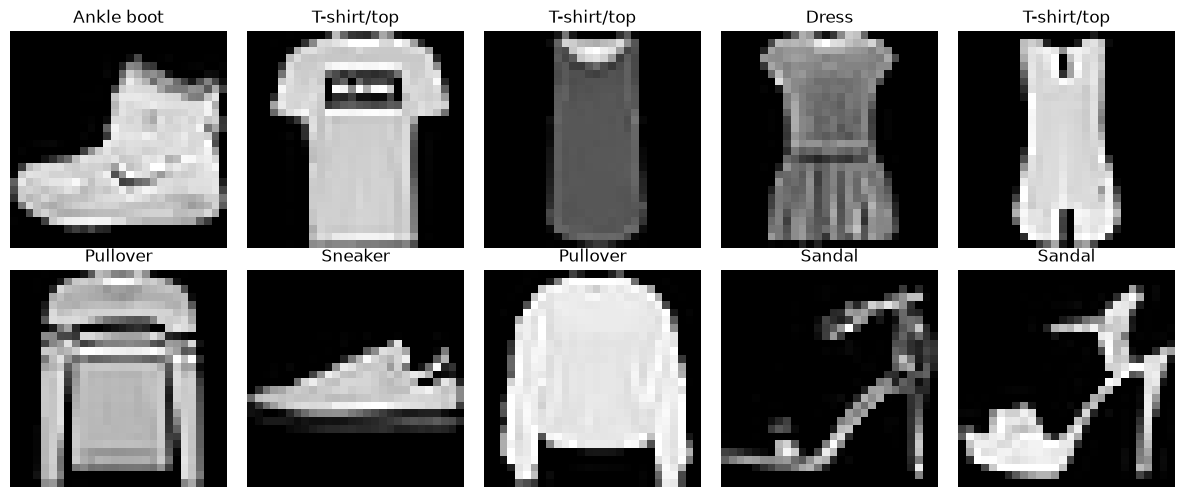
#> input picture lab6/.presentation_assets/nb_samples.png, 1185 x 497 px
$ python make_presentation.py
#> lines starting #> are read from the running program, lines starting #| are printed output that depends on the picture; after the words box and inside, x2 and y2 are one past the last pixel; in counts of white or black regions, pixels touching at a corner belong together
### presentation_kit/figures.py
"""Отрисовка иллюстраций в том же стиле, что и слайды.

Главное соглашение: размер фигуры в дюймах равен размеру её места на слайде,
dpi фиксировано. Тогда кегль подписей внутри графика совпадает с кеглем текста
на слайде, а скругление углов получается одинаковым у всех картинок.
"""
import cv2
import matplotlib
import numpy as np

matplotlib.use("Agg")
import matplotlib.pyplot as plt  # noqa: E402

from . import tokens as T  # noqa: E402

DPI = 200


def use_style():
    plt.rcParams.update({
        "font.family": T.FONT,
        "font.size": 10,
        "text.color": "#" + T.INK,
        "axes.facecolor": "#" + T.CARD,
        "figure.facecolor": "#" + T.CARD,
        "axes.edgecolor": "#" + T.OUTLINE,
        "axes.labelcolor": "#" + T.MUTED,
        "axes.labelsize": 9.5,
        "axes.titlesize": 11,
        "axes.titlecolor": "#" + T.INK,
        "axes.titleweight": "bold",
        "axes.titlepad": 8,
        "axes.grid": True,
        "axes.axisbelow": True,
        "grid.color": "#" + T.OUTLINE,
        "grid.linewidth": 0.7,
        "grid.alpha": 0.9,
        "xtick.color": "#" + T.MUTED,
        "ytick.color": "#" + T.MUTED,
        "xtick.labelsize": 9,
        "ytick.labelsize": 9,
        "xtick.major.size": 0,
        "ytick.major.size": 0,
        "legend.frameon": False,
        "legend.fontsize": 9.5,
        "lines.linewidth": 2.0,
        "savefig.facecolor": "#" + T.CARD,
    })


use_style()


def despine(ax, keep=("bottom", "left")):
    for side, spine in ax.spines.items():
        spine.set_visible(side in keep)
        spine.set_linewidth(0.8)


def _rounded_alpha(height, width, radius, ss=4):
    mask = np.zeros((height * ss, width * ss), np.uint8)
    r = max(int(radius * ss), 1)
    h, w = mask.shape
    cv2.rectangle(mask, (r, 0), (w - r, h), 255, -1)
    cv2.rectangle(mask, (0, r), (w, h - r), 255, -1)
    for centre in ((r, r), (w - r, r), (r, h - r), (w - r, h - r)):
        cv2.circle(mask, centre, r, 255, -1)
    return cv2.resize(mask, (width, height), interpolation=cv2.INTER_AREA)


def finish(fig, path, radius_in=T.RADIUS):
    """Сохраняет фигуру в PNG со скруглёнными прозрачными углами."""
    fig.canvas.draw()
    buffer = np.asarray(fig.canvas.buffer_rgba()).copy()
    height, width = buffer.shape[:2]
    alpha = _rounded_alpha(height, width, radius_in * DPI)
    buffer[:, :, 3] = (buffer[:, :, 3].astype(np.float32) * alpha / 255.0).astype(np.uint8)
    cv2.imwrite(str(path), cv2.cvtColor(buffer, cv2.COLOR_RGBA2BGRA))
    plt.close(fig)
    return path


def figure(width, height):
    """Фигура ровно того размера, которое она займёт на слайде."""
    return plt.figure(figsize=(width, height), dpi=DPI)


def axes(fig, rect, keep=("bottom", "left")):
    """Ось внутри фигуры: rect задаётся в долях фигуры."""
    ax = fig.add_axes(rect)
    despine(ax, keep)
    return ax


def chart(path, width, height, draw, pad=(0.62, 0.42, 0.30, 0.34)):
    """Одна ось с сеткой. pad — отступы слева/снизу/сверху/справа в дюймах."""
    fig = figure(width, height)
    left, bottom, top, right = pad
    ax = fig.add_axes([left / width, bottom / height,
                       1 - (left + right) / width, 1 - (bottom + top) / height])
    despine(ax)
    draw(ax)
    return finish(fig, path)


def panels_height(width, count, aspect, pad_top=0.30, wspace=0.05):
    """Высота ряда из count картинок, при которой они займут его целиком."""
    cell_in = (width * 0.94 - wspace * (count - 1)) / count
    return (pad_top + cell_in * aspect) / 0.94


def panels(path, items, width, height=None, cmap="gray", pad_top=0.30, wspace=0.05):
    """Ряд изображений с короткими подписями сверху."""
    count = len(items)
    if height is None:
        aspect = items[0][0].shape[0] / items[0][0].shape[1]
        height = panels_height(width, count, aspect, pad_top, wspace)
    fig = figure(width, height)
    gap = wspace / width
    cell = (1 - 0.03 * 2 - gap * (count - 1)) / count
    label_h = pad_top / height
    for index, (image, title) in enumerate(items):
        left = 0.03 + index * (cell + gap)
        ax = fig.add_axes([left, 0.035, cell, 1 - label_h - 0.06])
        ax.imshow(image, cmap=None if image.ndim == 3 else cmap,
                  vmin=None if image.ndim == 3 else 0,
                  vmax=None if image.ndim == 3 else 255)
        ax.set_axis_off()
        if title:
            fig.text(left + cell / 2, 1 - label_h * 0.72, title, ha="center", va="center",
                     fontsize=10, color="#" + T.MUTED)
    return finish(fig, path)


# [9 lines left out: function image_card, not called in this run]


def rounded_png(path, image_rgb, placement_w=None, radius_px=None):
    """Скругляет обычную картинку; radius подбирается под ширину места на слайде."""
    height, width = image_rgb.shape[:2]
    if radius_px is None:
        radius_px = int(T.RADIUS * width / placement_w) if placement_w else int(width * 0.02)
    alpha = _rounded_alpha(height, width, radius_px)
    rgba = np.dstack([cv2.cvtColor(image_rgb, cv2.COLOR_RGB2BGR), alpha])
    cv2.imwrite(str(path), rgba)
    return path


# [5 lines left out: function bar_labels, not called in this run]

### presentation_kit/deck.py
"""Конструктор слайдов в минималистичном Material-стиле поверх python-pptx."""
from pathlib import Path

from lxml import etree
from PIL import Image
from pptx import Presentation
from pptx.dml.color import RGBColor
from pptx.enum.shapes import MSO_SHAPE
from pptx.enum.text import MSO_ANCHOR, PP_ALIGN
from pptx.oxml.ns import qn
from pptx.util import Emu, Inches, Pt

from . import measure as M
from . import tokens as T

_A = "http://schemas.openxmlformats.org/drawingml/2006/main"


def rgb(value):
    return RGBColor.from_string(value)


# [27 lines left out: functions _soft_shadow, _no_shadow, _drop_theme_style, not called in this run]


def _warn(kind, needed, given):
    if needed > given + 1e-6:
        print(f"  ! {kind}: нужно {needed:.2f}\" при {given:.2f}\"")


def _letter_spacing(run, points):
    run.font._rPr.set("spc", str(int(points * 100)))


class Deck:
    """Презентация с общим оформлением: шапка, подвал, карточки, метрики."""

    def __init__(self, footer_left):
        self.prs = Presentation()
        self.prs.slide_width = Inches(T.SLIDE_W)
        self.prs.slide_height = Inches(T.SLIDE_H)
        self.footer_left = footer_left
        self._audit = []     # что и где стоит — для проверки вылетов за поля
        self._in_footer = False

    def _register(self, x, y, w, h, what):
        if not self._in_footer:
            self._audit.append((len(self.prs.slides._sldIdLst), x, y, w, h, what))

    # --- низкоуровневые примитивы -------------------------------------------

    # [231 lines left out: functions _blank, text, rect, picture, fit_picture, _footer and 8 more, not called in this run]

    def caption(self, slide, content, x, y, w, size=T.CAPTION):
        self.text(slide, content, x, y, w, 0.3, size=size, color=T.MUTED, space_after=0)

    # [101 lines left out: functions qa, columns, checklist, table, report, save, not called in this run]

### lab6/make_presentation.py
"""Презентация-отчёт по лабораторной работе 6 (вариант 9).

Обучение здесь не повторяется: числа и матрицы ошибок взяты из фактического
запуска ноутбука, а иллюстрации перерисованы в оформлении презентации.
"""
import sys
from pathlib import Path

import cv2
import numpy as np

sys.path.insert(0, str(Path(__file__).resolve().parent.parent))

from presentation_kit import figures as F  # noqa: E402
from presentation_kit import tokens as T  # noqa: E402
from presentation_kit.deck import Deck  # noqa: E402

ROOT = Path(__file__).resolve().parent
ASSETS = ROOT / ".presentation_assets"
ASSETS.mkdir(exist_ok=True)
OUTPUT = ROOT / "Лабораторная_6_вариант_9.pptx"
SAMPLES_PNG = ASSETS / "nb_samples.png"

CLASSES = ["T-shirt/top", "Trouser", "Pullover", "Dress", "Coat",
           "Sandal", "Shirt", "Sneaker", "Bag", "Ankle boot"]

TRAIN_SIZE, TEST_SIZE, EPOCHS, BATCH = 10000, 2000, 15, 128

# --- фактические результаты запуска ноутбука -------------------------------
MODELS = [
    ("Linear SVM", 0.8190, 4.75),
    ("Базовая CNN", 0.8965, 30.53),
    ("CNN + L2", 0.8995, 30.68),
    ("CNN + Dropout", 0.9010, 30.76),
]

CURVES = {                      # test accuracy по эпохам
    "Базовая CNN": [0.7140, 0.8255, 0.8380, 0.8450, 0.8640, 0.8605, 0.8885,
                    0.8795, 0.8895, 0.8945, 0.8865, 0.8840, 0.8935, 0.8855, 0.8965],
    "CNN + L2": [0.7995, 0.7855, 0.8370, 0.8625, 0.8465, 0.8830, 0.8810,
                 0.8875, 0.8840, 0.8810, 0.8815, 0.8895, 0.8695, 0.9010, 0.8995],
    "CNN + Dropout": [0.7625, 0.7995, 0.8380, 0.8400, 0.8520, 0.8555, 0.8775,
                      0.8710, 0.8835, 0.8760, 0.8925, 0.8770, 0.8885, 0.8940, 0.9010],
}

# precision, recall, f1, support по классам для Linear SVM
SVM_REPORT = [
    (0.80, 0.75, 0.77, 200), (0.94, 0.95, 0.94, 203), (0.72, 0.74, 0.73, 214),
    (0.79, 0.77, 0.78, 190), (0.73, 0.73, 0.73, 219), (0.93, 0.91, 0.92, 195),
    (0.58, 0.59, 0.58, 197), (0.88, 0.91, 0.89, 200), (0.90, 0.91, 0.91, 194),
    (0.95, 0.95, 0.95, 188),
]

# --- примеры изображений из фигуры ноутбука --------------------------------
def sample_tiles():
    """Вырезает десять образцов из иллюстрации, сохранённой в ноутбуке."""
    figure = cv2.imread(str(SAMPLES_PNG), cv2.IMREAD_GRAYSCALE)
#> figure is the input picture: shape (497, 1185); min 0, max 255, mean 110.2
    labels = [["Ankle boot", "T-shirt/top", "T-shirt/top", "Dress", "T-shirt/top"],
              ["Pullover", "Sneaker", "Pullover", "Sandal", "Sandal"]]
    tiles = []
    for row, top in enumerate((31, 270)):
        for column, left in enumerate((10, 247, 484, 721, 958)):
            tile = figure[top:top + 217, left:left + 217]
            tiles.append((tile, labels[row][column]))
#> after the loop, tiles = 10 items
    return tiles


tiles = sample_tiles()
#> tiles = 10 items
grid = np.vstack([np.hstack([tile for tile, _ in tiles[:5]]),
                  np.hstack([tile for tile, _ in tiles[5:]])])
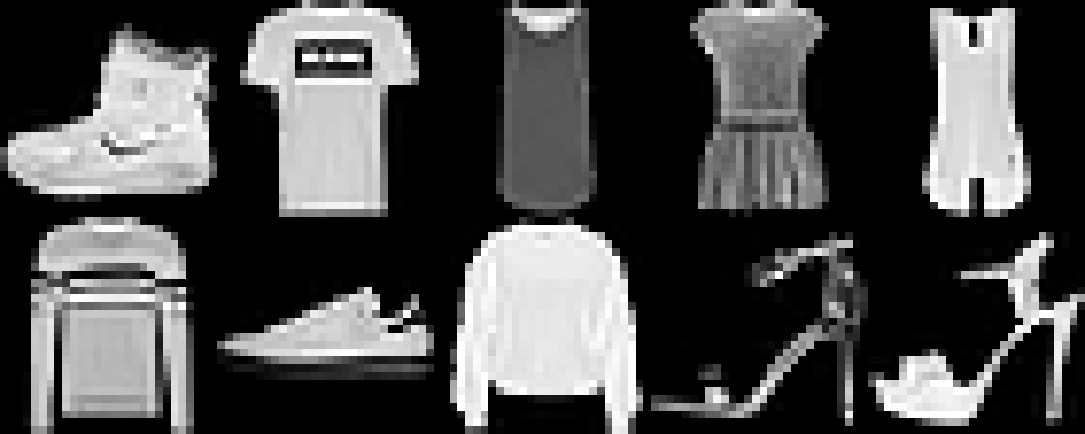
#> grid: shape (434, 1085); min 0, max 255, mean 75.1

# --- иллюстрации -----------------------------------------------------------
hero = F.rounded_png(ASSETS / "hero.png",
                     cv2.cvtColor(grid, cv2.COLOR_GRAY2RGB), placement_w=5.08)
#> after the loop in _rounded_alpha, `for centre in ((r, r), (w - r, r), (r, h - r), (w - r, h - r)):`:
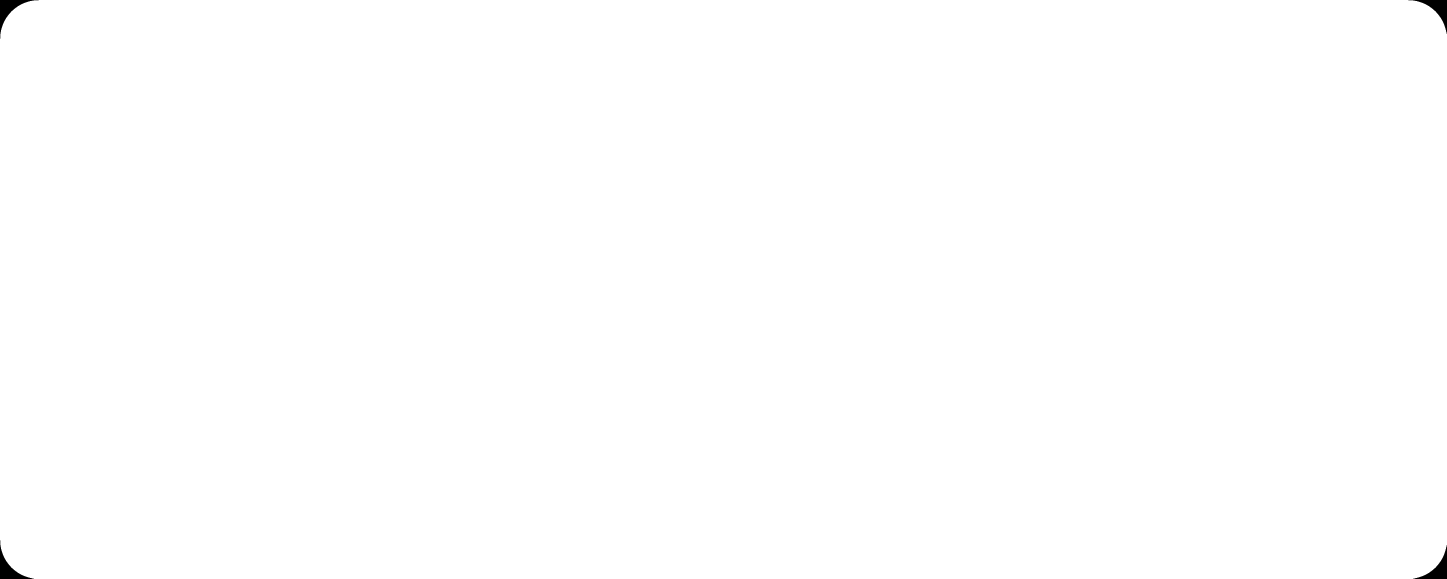
#> mask: shape (1736, 4340) (shown at 1/3 size); 99.8% white; 4 black regions, box (x1, y1, x2, y2) and area: (0, 0, 116, 116) 3006, (4225, 0, 4340, 101) 2890, (0, 1621, 101, 1736) 2890, (4240, 1636, 4340, 1736) 2775
sample_strip = F.panels(ASSETS / "samples.png", tiles, width=11.53, wspace=0.07)
#> in panels, `count = len(items)`: count = 10
#> in panels_height, `cell_in = (width * 0.94 - wspace * (count - 1)) / count`: cell_in = 1.02
#> in panels, `height = panels_height(width, count, aspect, pad_top, wspace)`: height = 1.41
#> in panels, `cell = (1 - 0.03 * 2 - gap * (count - 1)) / count`: cell = 0.0885
#> in panels, `label_h = pad_top / height`: label_h = 0.214
#> the loop in panels, `for index, (image, title) in enumerate(items):` made 10 passes
#> (title, left) on passes 1 to 8: ('Ankle boot', 0.03), ('T-shirt/top', 0.125), ('T-shirt/top', 0.219), ('Dress', 0.314), ('T-shirt/top', 0.408), ('Pullover', 0.503), ('Sneaker', 0.598), ('Pullover', 0.692)
#> call 2 of _rounded_alpha, with height = 281, width = 2306, radius = 28, ss = 4
#> after the loop in _rounded_alpha (call 2), `for centre in ((r, r), (w - r, r), (r, h - r), (w - r, h - r)):`:
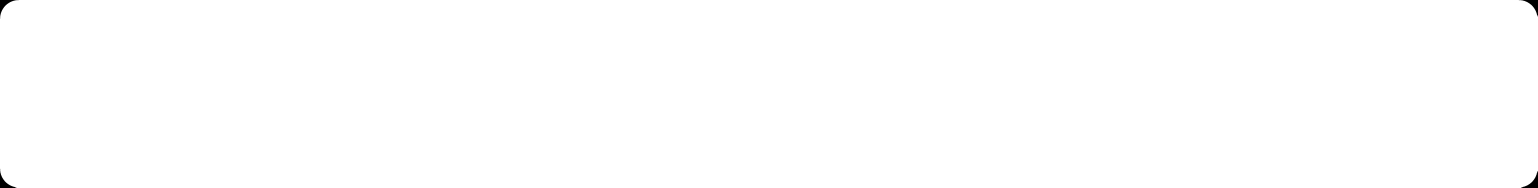
#> mask: shape (1124, 9224) (shown at 1/6 size); 99.9% white; 4 black regions, box (x1, y1, x2, y2) and area: (0, 0, 112, 112) 2811, (9113, 0, 9224, 98) 2699, (0, 1013, 98, 1124) 2699, (9127, 1027, 9224, 1124) 2588


def draw_results(path, width=11.53, height=3.05):
    fig = F.figure(width, height)
    names = [name for name, _, _ in MODELS]
    accuracy = [value for _, value, _ in MODELS]
    seconds = [value for _, _, value in MODELS]
    short = [name.replace("Базовая ", "").replace(" + ", "\n+ ").replace("Linear ", "")
             for name in names]

    ax = F.axes(fig, [0.055, 0.20, 0.40, 0.68])
    bars = ax.bar(short, accuracy, color=[T.SERIES[0], T.SERIES[0], T.SERIES[1], T.SERIES[1]],
                  width=0.58)
    for bar, value in zip(bars, accuracy):
        ax.text(bar.get_x() + bar.get_width() / 2, value + 0.004, f"{value:.4f}",
                ha="center", fontsize=9.5, weight="bold", color="#" + T.INK)
    ax.set_ylim(0.74, 0.845)
    ax.set_ylabel("Accuracy на тесте")
    ax.set_title("Точность", fontsize=10)

    ax = F.axes(fig, [0.555, 0.20, 0.40, 0.68])
    bars = ax.bar(short, seconds, color=T.SERIES[2], width=0.58)
    for bar, value in zip(bars, seconds):
        ax.text(bar.get_x() + bar.get_width() / 2, value + 0.08, f"{value:.2f} с",
                ha="center", fontsize=9.5, weight="bold", color="#" + T.INK)
    ax.set_ylim(0, 6.4)
    ax.set_ylabel("Время обучения, с")
    ax.set_title("Стоимость обучения", fontsize=10)
    return F.finish(fig, path)


results_chart = draw_results(ASSETS / "results.png")
#> call 2 of finish, with radius_in = 0.14
#> call 3 of _rounded_alpha, with height = 610, width = 2306, radius = 28, ss = 4
#> after the loop in _rounded_alpha (call 3), `for centre in ((r, r), (w - r, r), (r, h - r), (w - r, h - r)):`:
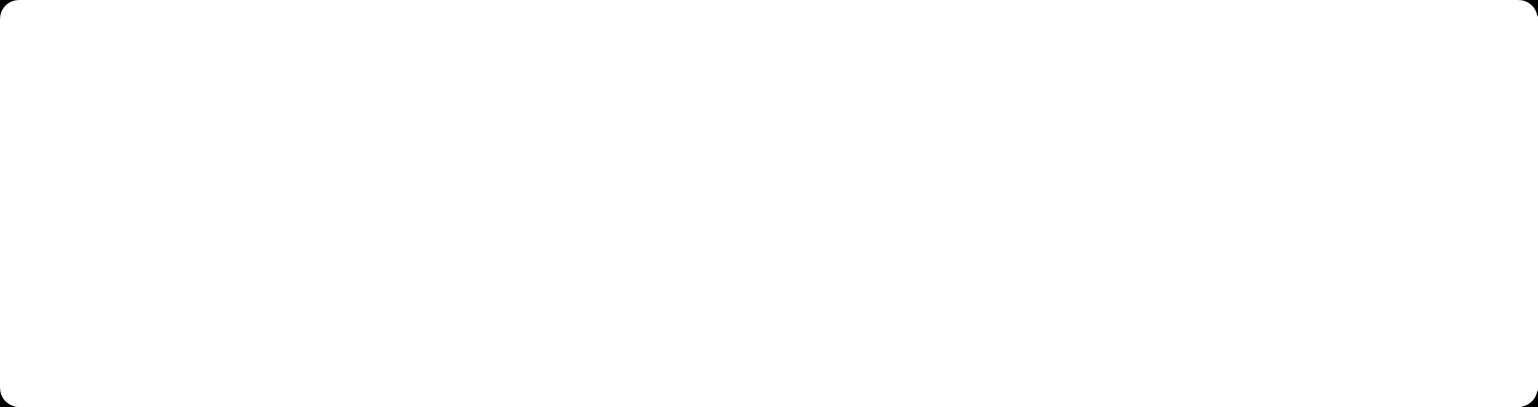
#> mask: shape (2440, 9224) (shown at 1/6 size); 100% white; 4 black regions, box (x1, y1, x2, y2) and area: (0, 0, 112, 112) 2811, (9113, 0, 9224, 98) 2699, (0, 2329, 98, 2440) 2699, (9127, 2343, 9224, 2440) 2588
#> in finish (call 2), `cv2.imwrite(str(path), cv2.cvtColor(buffer, cv2.COLOR_RGBA2BGRA))`:
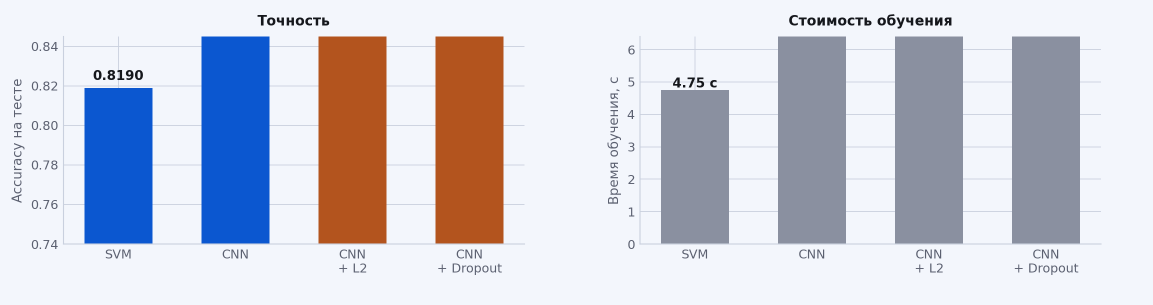
#> saved as results.png: shape (610, 2306, 4) (shown at 1/2 size); mean B, G, R, A 215.3, 204.4, 203.6, 254.9


def draw_curves(ax):
    epochs = range(1, EPOCHS + 1)
    for index, (name, values) in enumerate(CURVES.items()):
        ax.plot(epochs, values, "o-", color=T.SERIES[index], markersize=5, label=name)
    ax.axhline(MODELS[0][1], color=T.SERIES[3], linestyle="--", linewidth=1.4)
    ax.annotate("Linear SVM", xy=(1.02, MODELS[0][1]), xytext=(1.5, MODELS[0][1] + 0.006),
                color=T.SERIES[3], fontsize=9.5, weight="bold")
    ax.set_xticks(range(1, EPOCHS + 1, 2))
    ax.set_xlabel("Эпоха")
    ax.set_ylabel("Accuracy на тесте")
    ax.set_xlim(0.7, EPOCHS + 0.3)
    ax.legend(loc="lower right")


curves_chart = F.chart(ASSETS / "curves.png", 5.62, 3.15, draw_curves,
                       pad=(0.78, 0.52, 0.22, 0.26))
#> call 4 of _rounded_alpha, with height = 630, width = 1124, radius = 28, ss = 4
#> after the loop in _rounded_alpha (call 4), `for centre in ((r, r), (w - r, r), (r, h - r), (w - r, h - r)):`:
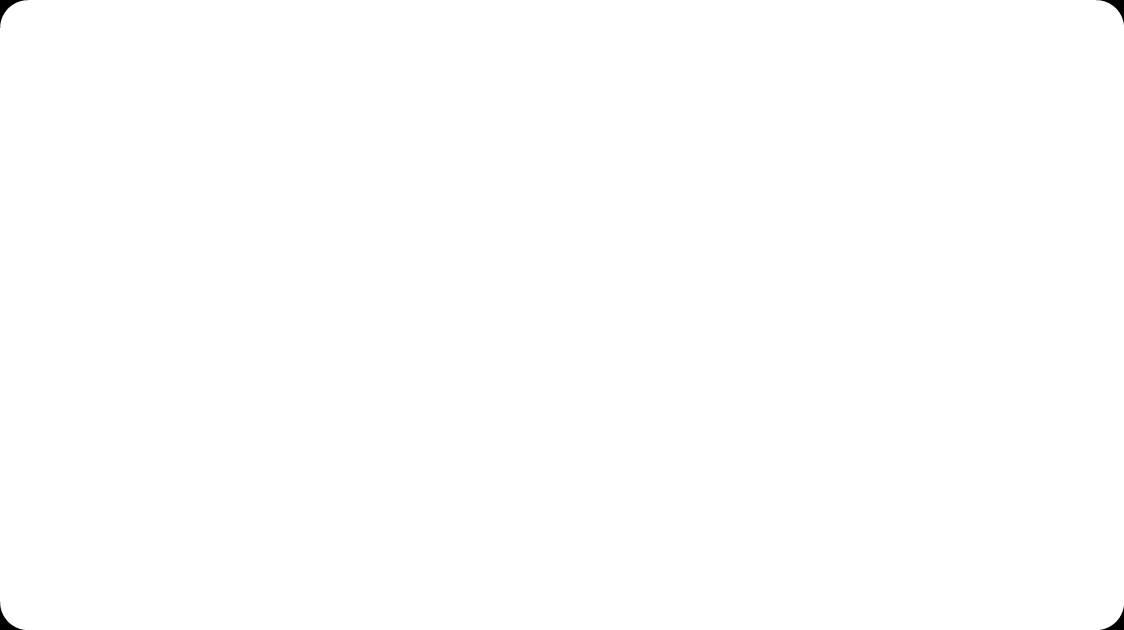
#> mask: shape (2520, 4496) (shown at 1/4 size); 99.9% white; 4 black regions, box (x1, y1, x2, y2) and area: (0, 0, 112, 112) 2811, (4385, 0, 4496, 98) 2699, (0, 2409, 98, 2520) 2699, (4399, 2423, 4496, 2520) 2588


def draw_f1(ax):
    f1 = [row[2] for row in SVM_REPORT]
    order = np.argsort(f1)
    colors = [T.SERIES[1] if f1[i] < 0.75 else T.SERIES[0] for i in order]
    bars = ax.barh([CLASSES[i] for i in order], [f1[i] for i in order], color=colors,
                   height=0.62)
    for bar, index in zip(bars, order):
        ax.text(f1[index] + 0.008, bar.get_y() + bar.get_height() / 2, f"{f1[index]:.2f}",
                va="center", fontsize=9.5, color="#" + T.INK, weight="bold")
    ax.set_xlim(0, 1.08)
    ax.set_xlabel("F1-score, Linear SVM")


f1_chart = F.chart(ASSETS / "f1.png", 7.35, 4.05, draw_f1, pad=(1.15, 0.48, 0.16, 0.26))
#> call 4 of finish, with radius_in = 0.14
#> in finish (call 4), `plt.close(fig)`:
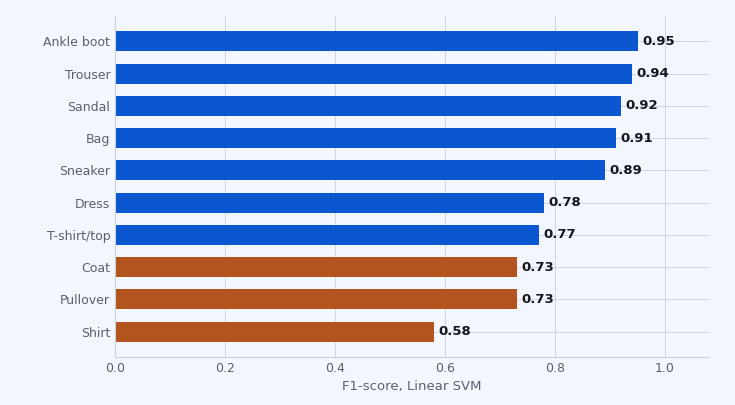
#> figure drawn by matplotlib, 1 panel


confusion_figure = ASSETS / "notebook_confusion.png"

# --- слайды ----------------------------------------------------------------
deck = Deck("Лабораторная работа 6 · вариант 9")
#> (the run stopped early here; a loop or call above may not have finished)
